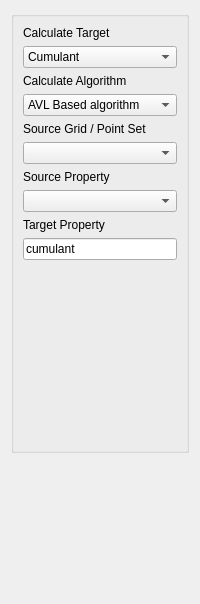
          <widget class="QWidget" name="tab">
            <attribute name="title">
              <string>General</string>
            </attribute>
            <layout class="QVBoxLayout" name="hosc_layout_20">
              <item>
                <widget class="GsTLGroupBox" name="gsTLGroupBox2_3_2_2">
                  <property name="enabled">
                    <bool>true</bool>
                  </property>
                  <property name="title">
                    <string />
                  </property>
                  <property name="displayed" stdset="0">
                    <bool>true</bool>
                  </property>
                  <layout class="QVBoxLayout" name="hosc_layout_21">
                    <item>
                      <widget class="QLabel" name="TextLabel1_2_3">
                        <property name="text">
                          <string>Calculate Target</string>
                        </property>
                      </widget>
                    </item>
                    <item>
                      <widget class="QComboBox" name="Target_Button">
                        <item>
                          <property name="text">
                            <string>Cumulant</string>
                          </property>
                        </item>
                        <item>
                          <property name="text">
                            <string>Moment</string>
                          </property>
                        </item>
                        <property name="currentIndex">
                          <number>0</number>
                        </property>
                      </widget>
                    </item>
                    <item>
                      <widget class="QLabel" name="TextLabel1_2_2_2">
                        <property name="text">
                          <string>Calculate Algorithm</string>
                        </property>
                      </widget>
                    </item>
                    <item>
                      <widget class="QComboBox" name="Algorithm_Button">
                        <item>
                          <property name="text">
                            <string>AVL Based algorithm</string>
                          </property>
                        </item>
                        <item>
                          <property name="text">
                            <string>Bell</string>
                          </property>
                        </item>
                        <property name="currentIndex">
                          <number>0</number>
                        </property>
                      </widget>
                    </item>
                    <item>
                      <widget class="QLabel" name="TextLabel1_3">
                        <property name="text">
                          <string>Source Grid / Point Set</string>
                        </property>
                      </widget>
                    </item>
                    <item>
                      <widget class="GridSelectorBasic" name="Source_Grid">
                  </widget>
                    </item>
                    <item>
                      <widget class="QLabel" name="TextLabel2_2">
                        <property name="text">
                          <string>Source Property</string>
                        </property>
                      </widget>
                    </item>
                    <item>
                      <widget class="SinglePropertySelector" name="Source_Property">
                  </widget>
                    </item>
                    <item>
                      <widget class="QLabel" name="TextLabel4_2_3">
                        <property name="text">
                          <string>Target Property</string>
                        </property>
                      </widget>
                    </item>
                    <item>
                      <widget class="QLineEdit" name="props">
                        <property name="text">
                          <string>cumulant</string>
                        </property>
                      </widget>
                    </item>
                    <item>
                      <spacer name="spacer1">
                        <property name="orientation">
                          <enum>Qt::Vertical</enum>
                        </property>
                        <property name="sizeType">
                          <enum>QSizePolicy::Expanding</enum>
                        </property>
                        <property name="sizeHint">
                          <size>
                            <width>31</width>
                            <height>181</height>
                          </size>
                        </property>
                      </spacer>
                    </item>
                  </layout>
                </widget>
              </item>
              <item>
                <spacer name="spacer12">
                  <property name="orientation">
                    <enum>Qt::Vertical</enum>
                  </property>
                  <property name="sizeType">
                    <enum>QSizePolicy::Expanding</enum>
                  </property>
                  <property name="sizeHint">
                    <size>
                      <width>20</width>
                      <height>140</height>
                    </size>
                  </property>
                </spacer>
              </item>
            </layout>
          </widget>
